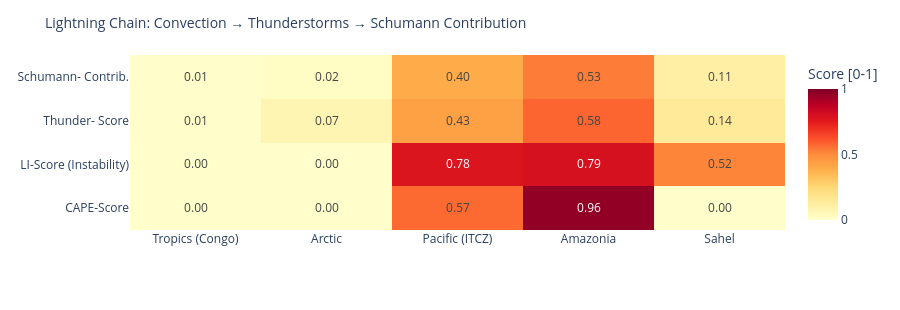

Notebook code for this chart:
### Code cell
# ============================================================
# LIGHTNING CHAIN: Convection → Thunderstorms → Schumann
# Shows the causal chain per measurement point as heatmap
# ============================================================

def cape_score(v):
    """CAPE → normalized score [0,1]"""
    if v is None or pd.isna(v): return 0.0
    return min(1.0, float(v) / 3000)

def li_score(v):
    """Lifted Index: negative = unstable → score [0,1]"""
    if v is None or pd.isna(v): return 0.3
    return min(1.0, max(0.0, (-float(v) + 6) / 12))

def cloud_score(v):
    if v is None or pd.isna(v): return 0.3
    return float(v) / 100

def thunder_score(row):
    """Kombinierter Gewitterwahrscheinlichkeits-Score
    CAPE + LI + Bedeckung + WMO-Gewitter + konvektiver Niederschlag (showers)
    Hinweis: X-Ray und Kp sind kein Bestandteil – nur geomagn./solarer Kontext.
    """
    cs = cape_score(row.get('cape'))
    ls = li_score(row.get('li'))
    cl = cloud_score(row.get('cloud'))
    t  = 1.0 if row.get('thunderstorm') else 0.0
    # Convective precipitation (showers) as additional indicator
    sh = min(1.0, (row.get('showers') or 0) / 5.0)
    return round(cs * 0.30 + ls * 0.25 + cl * 0.15 + t * 0.20 + sh * 0.10, 3)

def schumann_contribution(t_score, lat):
    """Schumann contribution: higher in tropics (±30°), scaled by thunderstorm score"""
    lat_weight = max(0.3, 1.0 - abs(lat) / 60)
    return round(t_score * lat_weight, 3)

df_atm['cape_score']   = df_atm.apply(lambda r: cape_score(r['cape']), axis=1)
df_atm['li_score']     = df_atm.apply(lambda r: li_score(r['li']),    axis=1)
df_atm['thunder_score']= df_atm.apply(lambda r: thunder_score(r.to_dict()), axis=1)
df_atm['schumann_contribution'] = df_atm.apply(
    lambda r: schumann_contribution(r['thunder_score'], r['lat']), axis=1)

metrics = ['cape_score', 'li_score', 'thunder_score', 'schumann_contribution']
labels  = ['CAPE-Score', 'LI-Score\n(Instability)', 'Thunder-\nScore', 'Schumann-\nContrib.']
z_data  = [df_atm[m].tolist() for m in metrics]

fig = go.Figure(go.Heatmap(
    z=z_data,
    x=df_atm['point'].tolist(),
    y=labels,
    colorscale='YlOrRd',
    zmin=0, zmax=1,
    text=[[f'{v:.2f}' for v in row] for row in z_data],
    texttemplate='%{text}', textfont=dict(size=12),
    colorbar=dict(title='Score [0-1]')
))
fig.update_layout(
    title=dict(text='Lightning Chain: Convection → Thunderstorms → Schumann Contribution', font=dict(size=14)),
    height=310,
    plot_bgcolor='rgba(0,0,0,0)', paper_bgcolor='rgba(0,0,0,0)',
    margin=dict(l=130, r=80, t=55, b=80)
)
fig.show()

### Figure 1 — Plotly figure (JSON) as saved in the notebook; plotly's stock layout.template omitted (floating-point values rounded to 4 significant figures)
{"data": [{"colorbar": {"title": {"text": "Score [0-1]"}}, "colorscale": [[0.0, "rgb(255,255,204)"], [0.125, "rgb(255,237,160)"], [0.25, "rgb(254,217,118)"], [0.375, "rgb(254,178,76)"], [0.5, "rgb(253,141,60)"], [0.625, "rgb(252,78,42)"], [0.75, "rgb(227,26,28)"], [0.875, "rgb(189,0,38)"], [1.0, "rgb(128,0,38)"]], "text": [["0.00", "0.00", "0.57", "0.96", "0.00"], ["0.00", "0.00", "0.78", "0.79", "0.52"], ["0.01", "0.07", "0.43", "0.58", "0.14"], ["0.01", "0.02", "0.40", "0.53", "0.11"]], "textfont": {"size": 12}, "texttemplate": "%{text}", "type": "heatmap", "x": ["Tropics (Congo)", "Arctic", "Pacific (ITCZ)", "Amazonia", "Sahel"], "y": ["CAPE-Score", "LI-Score\n(Instability)", "Thunder-\nScore", "Schumann-\nContrib."], "z": [[0.0, 0.0, 0.57, 0.9633, 0.0], [0.0, 0.0, 0.775, 0.7917, 0.5167], [0.006, 0.072, 0.432, 0.581, 0.143], [0.006, 0.022, 0.396, 0.533, 0.112]], "zmax": 1, "zmin": 0}], "layout": {"height": 310, "margin": {"b": 80, "l": 130, "r": 80, "t": 55}, "paper_bgcolor": "rgba(0,0,0,0)", "plot_bgcolor": "rgba(0,0,0,0)", "title": {"font": {"size": 14}, "text": "Lightning Chain: Convection → Thunderstorms → Schumann Contribution"}}}
